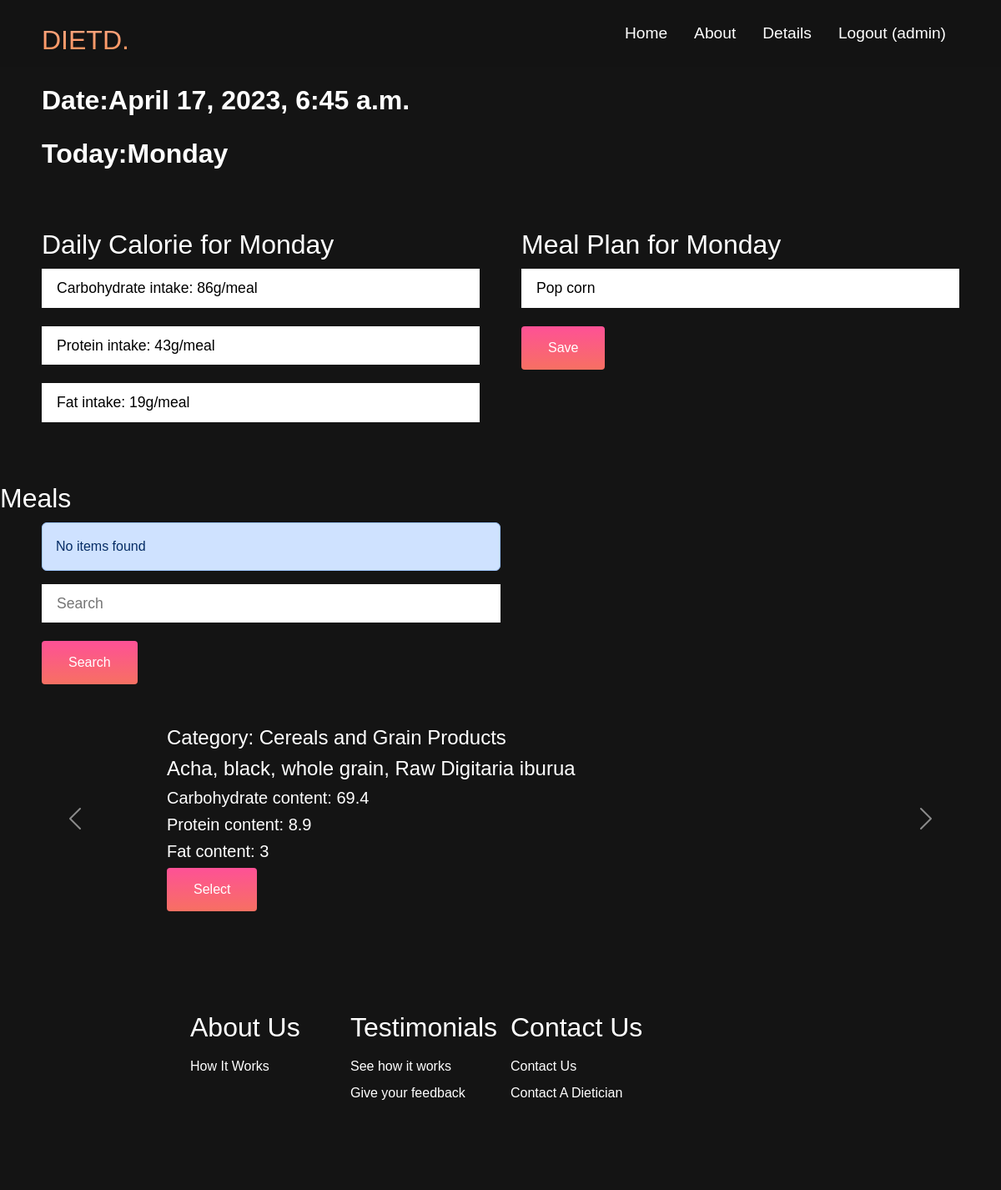
Page /snack/ (signed in) on the earlier database version.
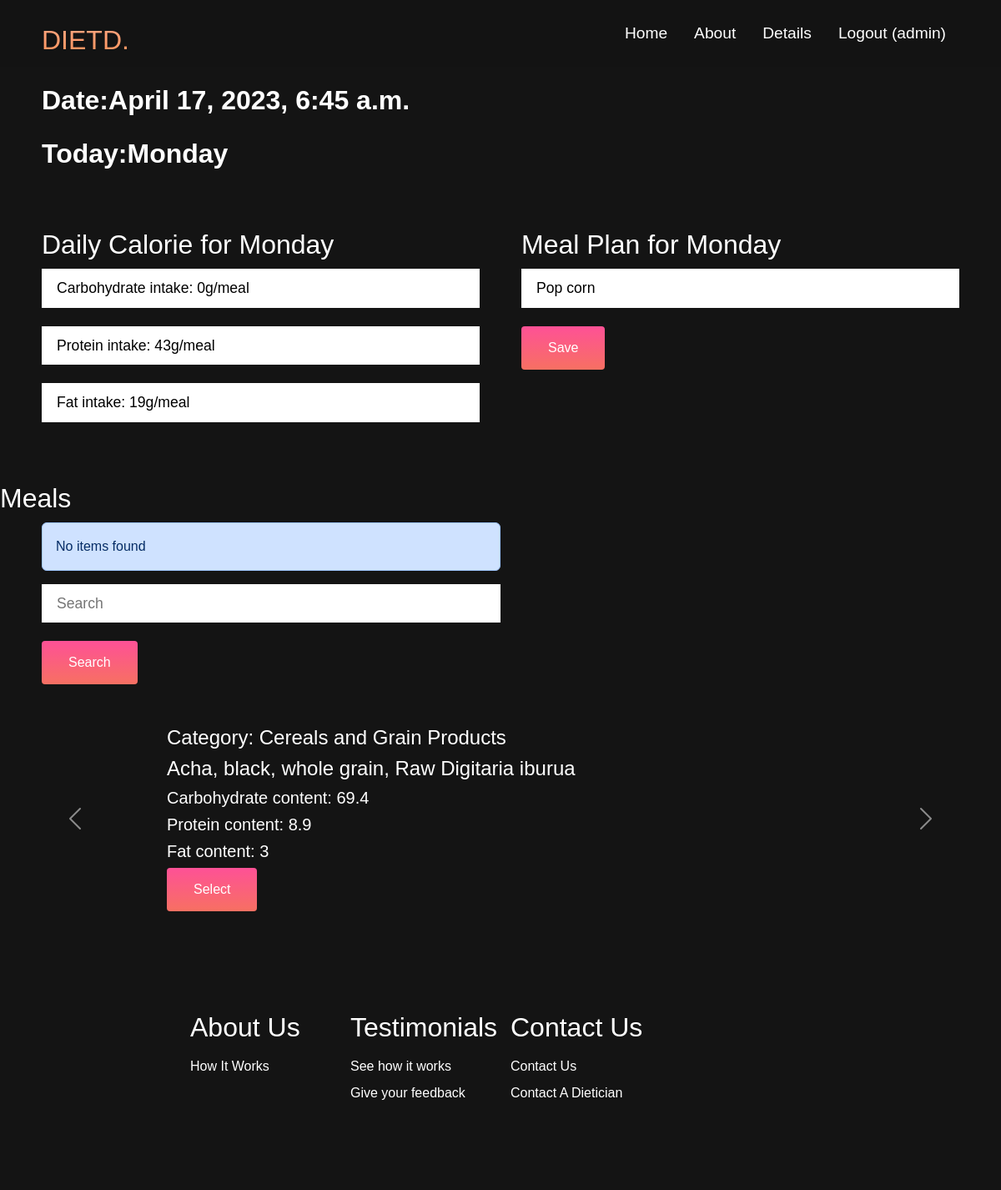
Same page on the later database version.
### diet/models.py (models this page shows, shortened)
class DCalorie(models.Model):
    user = models.ForeignKey(User, on_delete=models.CASCADE)
    carb_grams = models.CharField(max_length=100)
    protein_grams = models.CharField(max_length=100)
    fat_grams = models.CharField(max_length=100)
    meal_carb_gram = models.CharField(max_length=100, null=True)
    meal_protein_gram = models.CharField(max_length=100, null=True)
    meal_fat_gram = models.CharField(max_length=100, null=True)

### diet/views.py (the view)
# urls.py: path('snack/', views.snack, name='snack'),
def snack(request):
    items = FoodList.objects.all()
    calories = DCalorie.objects.get(user=request.user)
    current_time = timezone.now()
    current_day = current_time.strftime('%A')
    query = request.GET.get('search_food')
    if query:
        results = FoodList.objects.filter(SearchName__icontains=query)
    else:
        print('not items')
        query = ""
        results = []
        messages.error(request, 'No items found')
    current_snack = ""
    try:
        current_snack = MealPlan.objects.get(user=request.user).snack
    except Exception as e:
        print(e)
    return render(request, 'diet/snack.html', {'current_time': current_time, 'current_day': current_day,
                                               'calories': calories, 'items': items, 'results': results,
                                               "current_snack": current_snack, "query": query})

### diet/templates/diet/snack.html (shortened to what the changed rows need)
{% load static %}
<!DOCTYPE html>
<html lang="en">
<head>
    <link href="https://cdn.jsdelivr.net/npm/bootstrap@5.3.0-alpha3/dist/css/bootstrap.min.css" rel="stylesheet">
    <link rel="stylesheet" href="{% static 'css/style.css' %}" />
</head>
<body>
    <div class="main">
        <div class="form_container">
            <div class="section1">
                <h1 class="create_page">Daily Calorie for {{current_day}}</h1>
                <form method="POST" class="main__form">
                    <input type="text" name="carbohydrate"
                        value="Carbohydrate intake: {{ calories.meal_carb_gram }}g/meal" readonly class="main__field">
                    <br>
                    <input type="text" name="protein" value="Protein intake: {{ calories.meal_protein_gram }}g/meal"
                        readonly class="main__field">
                    <br>
                    <input type="text" name="fat" value="Fat intake: {{ calories.meal_fat_gram }}g/meal" readonly
                        class="main__field">
                    <br>
                </form>
            </div>
            <div class="section2">
                <h1 class="create_page">Meal Plan for {{current_day}}</h1>
            </div>
        </div>
        <h1 class="create_page">Meals</h1>
        <br>
    </div>
    <div class="footer__container">
        <div class="footer__links">
            <div class="footer__link--wrapper">
                <div class="footer__link--items">
                    <h2>About Us</h2>
                </div>
                <div class="footer__link--items">
                    <h2>Testimonials</h2>
                </div>
                <div class="footer__link--items">
                    <h2>Contact Us</h2>
                </div>
            </div>
        </div>
    </div>
</body>
</html>

Differences in the rows shown:
changed DCalorie "Protein intake: 43g/meal": carbohydrate "Carbohydrate intake: 86g/meal" → "Carbohydrate intake: 0g/meal"
